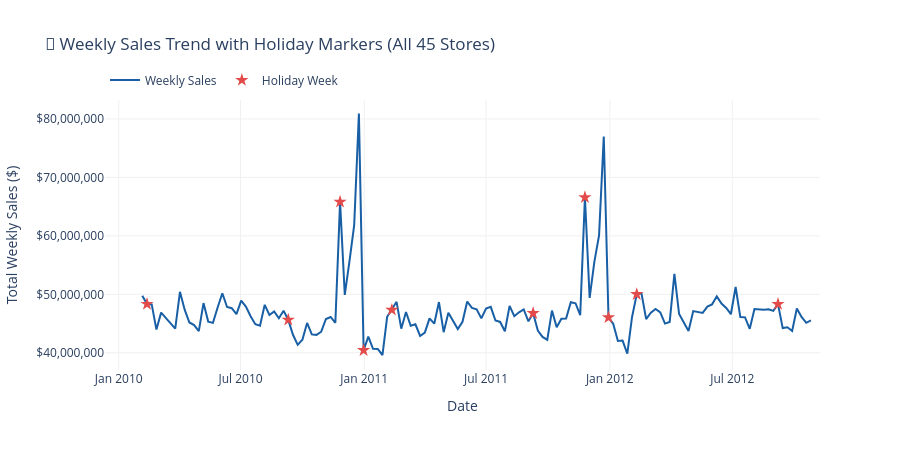

Notebook cell for this chart:
### Code cell
# ── Chart 2: Monthly Sales Trend (line chart with holiday markers) ────────────
monthly = df.groupby('Date').agg(
    total_sales=('Weekly_Sales', 'sum'),
    holiday=('Holiday_Flag', 'max')
).reset_index()

holidays = monthly[monthly['holiday'] == 1]

fig2 = go.Figure()

# Main sales line
fig2.add_trace(go.Scatter(
    x=monthly['Date'],
    y=monthly['total_sales'],
    mode='lines',
    name='Weekly Sales',
    line=dict(color='#185FA5', width=2),
    hovertemplate='Date: %{x|%d %b %Y}<br>Sales: $%{y:,.0f}<extra></extra>'
))

# Holiday markers (red stars)
fig2.add_trace(go.Scatter(
    x=holidays['Date'],
    y=holidays['total_sales'],
    mode='markers',
    name='Holiday Week',
    marker=dict(color='#E24B4A', size=10, symbol='star'),
    hovertemplate='🎉 Holiday Week<br>%{x|%d %b %Y}<br>Sales: $%{y:,.0f}<extra></extra>'
))

fig2.update_layout(
    title='📅 Weekly Sales Trend with Holiday Markers (All 45 Stores)',
    xaxis_title='Date',
    yaxis_title='Total Weekly Sales ($)',
    height=450,
    plot_bgcolor='white',
    xaxis=dict(showgrid=True, gridcolor='#f0f0f0'),
    yaxis=dict(showgrid=True, gridcolor='#f0f0f0', tickformat='$,.0f'),
    hovermode='x unified',
    legend=dict(orientation='h', yanchor='bottom', y=1.02)
)

fig2.show()

### Figure 1 — Plotly figure (JSON) as saved in the notebook; plotly's stock layout.template omitted (floating-point values rounded to 4 significant figures; data arrays with more than 128 entries replaced by an {"elided": "..."} marker saying what was removed)
{"data": [{"hovertemplate": "Date: %{x|%d %b %Y}<br>Sales: $%{y:,.0f}<extra></extra>", "line": {"color": "#185FA5", "width": 2}, "mode": "lines", "name": "Weekly Sales", "type": "scatter", "x": {"elided": "143 str values"}, "y": {"elided": "143 float values"}}, {"hovertemplate": "🎉 Holiday Week<br>%{x|%d %b %Y}<br>Sales: $%{y:,.0f}<extra></extra>", "marker": {"color": "#E24B4A", "size": 10, "symbol": "star"}, "mode": "markers", "name": "Holiday Week", "type": "scatter", "x": ["2010-02-12T00:00:00", "2010-09-10T00:00:00", "2010-11-26T00:00:00", "2010-12-31T00:00:00", "2011-02-11T00:00:00", "2011-09-09T00:00:00", "2011-11-25T00:00:00", "2011-12-30T00:00:00", "2012-02-10T00:00:00", "2012-09-07T00:00:00"], "y": [48340000.0, 45630000.0, 65820000.0, 40430000.0, 47340000.0, 46760000.0, 66590000.0, 46040000.0, 50010000.0, 48330000.0]}], "layout": {"height": 450, "hovermode": "x unified", "legend": {"orientation": "h", "y": 1.02, "yanchor": "bottom"}, "plot_bgcolor": "white", "title": {"text": "📅 Weekly Sales Trend with Holiday Markers (All 45 Stores)"}, "xaxis": {"gridcolor": "#f0f0f0", "showgrid": true, "title": {"text": "Date"}}, "yaxis": {"gridcolor": "#f0f0f0", "showgrid": true, "tickformat": "$,.0f", "title": {"text": "Total Weekly Sales ($)"}}}}
